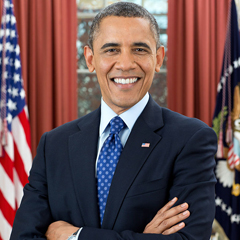
#> input picture images/obama.jpg, 240 x 240 px, found by its file name
$ python haar_cascade_detection.py   (Python 2 division)
#> lines starting #> are read from the running program, lines starting #| are printed output that depends on the picture; after the words box and inside, x2 and y2 are one past the last pixel; in counts of white or black regions, pixels touching at a corner belong together
import numpy as np
import cv2

OPENCV_PATH = '/Users/vibinash/Documents/workspace/opencv'

face_cascade = cv2.CascadeClassifier(OPENCV_PATH + '/data/haarcascades/haarcascade_frontalface_default.xml')
eye_cascade = cv2.CascadeClassifier(OPENCV_PATH + '/data/haarcascades/haarcascade_eye.xml')

img = cv2.imread('../images/obama.jpg')
#> img is the input picture: shape (240, 240, 3); mean B, G, R 80.3, 77.8, 104.3
gray = cv2.cvtColor(img, cv2.COLOR_BGR2GRAY)
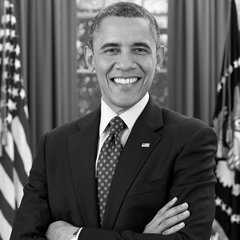
#> gray: shape (240, 240); min 0, max 255, mean 86

faces = face_cascade.detectMultiScale(gray, 1.5, 5)
#> faces = [[86, 18, 81, 81]]
for (x, y, w, h) in faces:
    cv2.rectangle(img, (x,y), (x+w,y+h), (255,0,0), 2)
    roi_gray = gray[y:y+h, x:x+w]
    roi_color = gray[y:y+h, x:x+w]
    eyes = eye_cascade.detectMultiScale(roi_gray)
    for (ex, ey, ew, eh) in eyes:
        cv2.rectangle(img, (ex+x, ey+y), (ex+ew+x, ey+eh+y), (0,255,0), 2)
#> this loop made 1 pass
#> (x, y, w, h, eyes) on pass 1: (86, 18, 81, 81, [[13, 20, 23, 23], [42, 19, 24, 24]])
#> pass 1, `roi_gray = gray[y:y+h, x:x+w]`:
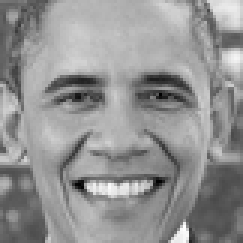
#> roi_gray: shape (81, 81) (shown 3 times larger); min 0, max 255, mean 146.7
#> after the loop:
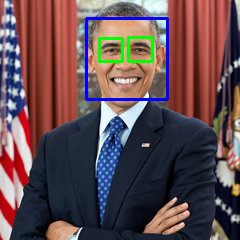
#> img: shape (240, 240, 3); 2.65% of pixels changed, all inside (x1, y1, x2, y2) = (85, 17, 169, 101)

print 'Number of faces detected: ', len(faces)
#| Number of faces detected:  1
# print 'Number of eyes detected: ', len(eyes)

cv2.imshow('img', img)
cv2.waitKey(0)
cv2.destroyAllWindows()
